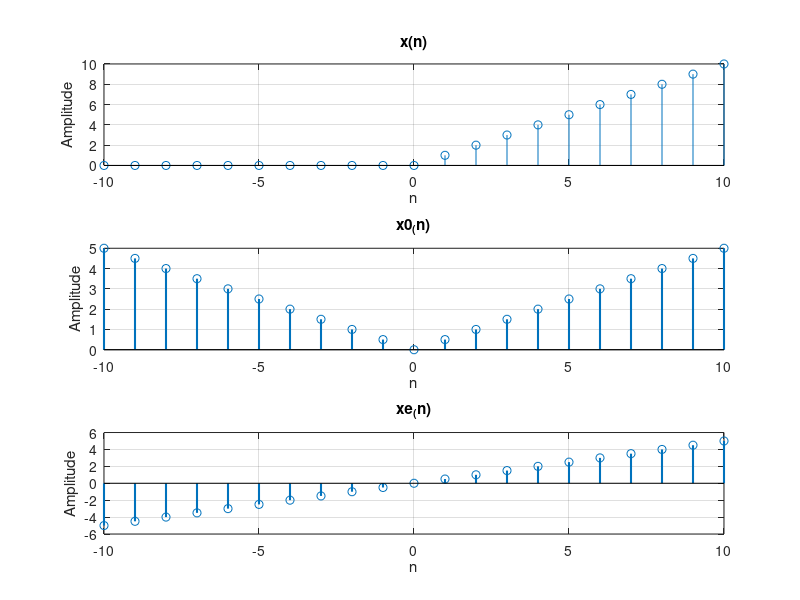

MATLAB code to generate this figure:
%Even and Odd Plot of discreate time signal.

%Reference:
%Youtube: https://www.youtube.com/watch?v=-6xLKEypZQk

clc;                        %Clears the command window and homes the cursor.
clear all;                  %Clear variables and functions from memory.
clf;                        %Clear current figure.

%Defining The Original Signal {x(n)}.

n=-10:1:10;    %n=-7:7;     %Defining the x axis how many point take value.
x=@(n) n.*(n>=0);           %Defining the amplitude of Y axis each point of x axis from -10 to 10. [x=@(n)] equal to x(n)
xe=(x(n)+x(-n))/2;          %Even Part of the Signal;
xo=(x(n)-x(-n))/2;          %Odd Part of the signal;

subplot(311);                   %Subplot mean a portion of a figure. where 3 row 1 column and it's postion is row 1 column 1.
stem(n,x(n),'LineWidth',0.5);   %STEM(x,y,'LineWidth',size) uses the linetype specified for the stems and markers.
grid on;                        %Griding 
xlabel('n');                    %X-Axis label. 
ylabel('Amplitude');            %Y-Axis label.
title('x(n)');                  %title  Graph title.


subplot(312);
stem(n,xe,'LineWidth',1.5);grid on;
xlabel('n');
ylabel('Amplitude');
title('x0_(n)');

subplot(313);
stem(n,xo,'LineWidth',1.5);grid on;
xlabel('n');
ylabel('Amplitude');
title('xe_(n)');